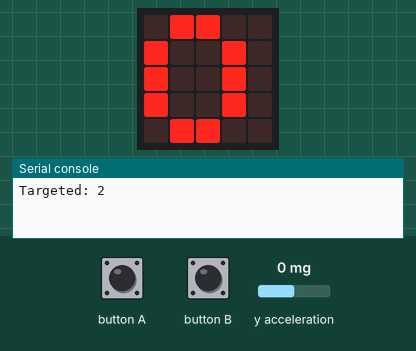
This program was run on a simulated BBC micro:bit running MicroPython. Shown: the board's 5×5 LED display, the last lines printed to the serial console. The test bench sets the inputs (shaded band); at power-on: y acceleration 0 mg. Random numbers come from a fixed seed.

Above: at 1.2 s.
1.3 s: y acceleration set to -367 mg
2.8 s: y acceleration set to -434 mg
At 3.1 s:
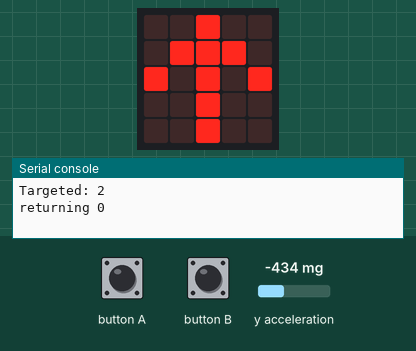
4.3 s: y acceleration set to 750 mg
At 5.9 s:
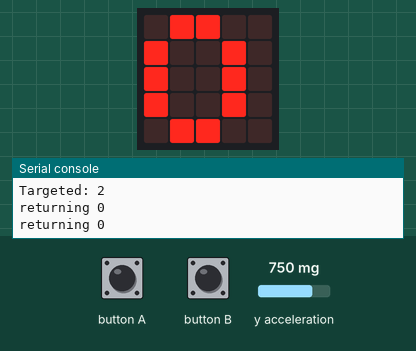
6.3 s: y acceleration set to -1440 mg
At 7.8 s:
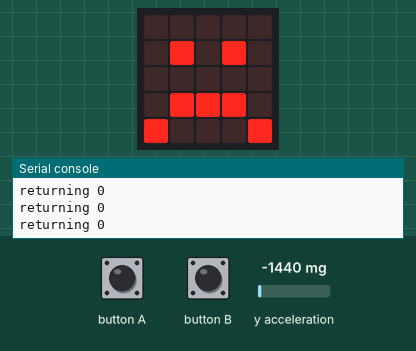
Timing chart, 0 to 9.3 s (numbered marks = the images above; inputs shaded):
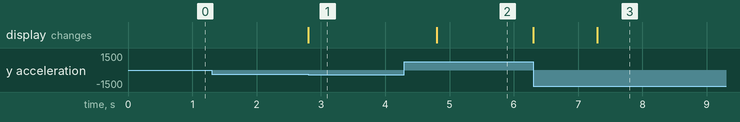

The program:

guess_the_number.py
```python
import microbit as mb
import random

targeted_value = random.randint(0, 9)  # Pick a number for the user to guess
guess_limit = 3  # Set guess limit

print("Targeted: "+str(targeted_value))  # For debugging


def guess() -> int:
    "Let the user guess the number with A and B buttons"

    current_num = 0  # Currently selected number

    while True:
        mb.display.show(current_num)  # Show current number

        if mb.button_b.was_pressed():
            current_num = min(current_num + 1, 9)  # prevent overflow
        elif mb.button_a.was_pressed():
            current_num = max(current_num - 1, 0)  # prevent negative numbers
        elif mb.accelerometer.get_y() < -400:
            print("returning "+str(current_num))
            return current_num


def main():
    global guess_limit  # This variable is global, dont search for it locally

    while guess_limit > 0:
        num = guess()  # Get user input

        if targeted_value == num:
            mb.display.show(mb.Image.HAPPY)  # Happy ending
            break
        elif targeted_value > num:
            mb.display.show(mb.Image.ARROW_N)  # Number is higher
            mb.sleep(1000)
        elif targeted_value < num:
            mb.display.show(mb.Image.ARROW_S)  # Number is lower
            mb.sleep(1000)

        guess_limit -= 1  # Take one life if guess was unsuccessful

    if guess_limit < 1:
        mb.display.show(mb.Image.SAD)  # Game ended


main()
```

Measured:
- the behaviour switches between -400 and -401 mg on y acceleration (found by bisection; images 0 and 1)
- after the input at 1.3 s, every drawn part: stays the same
- after the input at 2.8 s, the display: changes at once (image 1)
- after the input at 6.3 s, the display: first changes at once (image 3 shows a later state)
